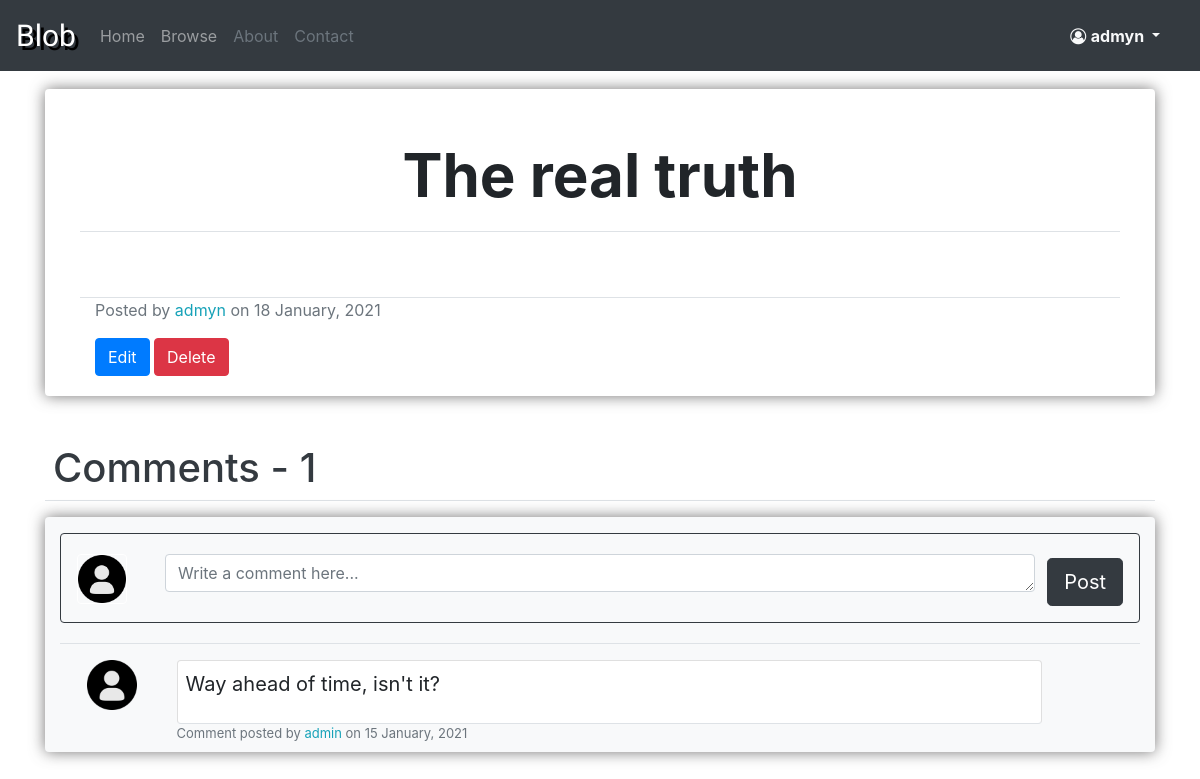
The page /post/10/ (signed in) on the database its author committed.
### blog/models.py (models this page shows, shortened)
class Post(models.Model):
    title = models.CharField(max_length = 100)
    content = tinymce_models.HTMLField()
    date = models.DateTimeField(default=timezone.now)
    author = models.ForeignKey(User, on_delete=models.CASCADE)

class Comment(models.Model):
    author = models.ForeignKey(User, on_delete=models.CASCADE)
    post = models.ForeignKey(Post, on_delete=models.CASCADE)
    content = models.TextField()
    date = models.DateTimeField(default=timezone.now)

### account/models.py (models this page shows, shortened)
class Profile(models.Model):
    user = models.OneToOneField(User, on_delete=models.CASCADE)
    picture = models.ImageField(default=DEFAULT_PICTURE, upload_to=PROFILE_PICTURES_LOCATION)
    info = models.TextField(default="No info was provided", blank=True, null=True)
    def get_picture(self):
        if os.path.exists(self.picture.path):
            return self.picture.url
        return DEFAULT_PICTURE_URL

### blog/views/post_views.py (the view)
# urls.py: path('post/<int:pk>/', views.post_view, name='blog-post-view'),
def post_view(request, pk):
    found_post = get_object_or_404(Post, pk=pk)
    comments = Comment.objects.filter(post=found_post).order_by("-date")
    if request.method == "POST":
        comment_form = CommentCreationForm(request.POST)
        if comment_form.is_valid():
            created_comment = comment_form.save(commit=False)
            created_comment.author = request.user
            created_comment.post = found_post
            created_comment.save()
            return redirect(request.path)
    else:
        comment_form = CommentCreationForm()
    context = {
        "post": found_post,
        "comments": comments,
        "form": comment_form,
        "comments_count": comments.count(),
        "title": found_post.title,
    }
    return render(request, "blog/posts/post_view.html", context)

### blog/forms.py
class CommentCreationForm(forms.ModelForm):
    class Meta:
        model = Comment
        fields = ["content"]
        widgets = {
            'content': forms.Textarea(attrs={'rows': 1, 'placeholder':'Write a comment here...','class':'form-control'}),
        }

### blog/templates/blog/posts/post_view.html (shortened to what this page needs)
{% extends "blog/basic.html" %}
{% load crispy_forms_tags %}
{% block dependencies %}
    {% load static %}
    <link rel="stylesheet" type="text/css" href="{% static 'blog/postStyle.css' %}">
{% endblock dependencies %}
{% block content_big %}
    <div class="post-detail rounded">
        <div class="row mb-5 border-bottom ">
            <div class="col-md">
                <h1 class="post-title">
                    {{ post.title }}
                </h1>
            </div>
        </div>
        <div class="row">
            <div class="col-md ">
            </div>
        </div>
        <div class="row border-bottom mt-3">
        </div>
        <div class="row">
            <div class="col-md">
                <div class="text-muted">
                    Posted by <a href="{% url 'account-profile-inspect' post.author.id %}" class="text-info"> {{ post.author.username }} </a> on
                    {{ post.date|date:"d F, Y" }}
                </div>
            </div>
        </div>
        <div class="row mt-3">
            <div class="col-md">
                {% if user == post.author %}
                    <a class="btn btn-primary" href="{% url 'blog-post-edit' post.id %}"> Edit </a>
                    <a class="btn btn-danger" href="{% url 'blog-post-delete' post.id %}"> Delete </a>
                {% endif %}
            </div>
        </div>
    </div>
    <div class="mt-5 border-bottom">
        <h1 class="text-dark ml-2 ">Comments - <span class="" > {{ comments_count }}</span> </h1>
    </div>
    <div class="post-comment-section mt-3 container bg-light rounded">
        <div class="row mt-2 ">
            <div class="col-md">
                {% if user.is_authenticated %}
                    <div class="col-md mt-3 mb-3 rounded border border-dark p-2">
                        <form method="post" class="mt-1 " >
                            <div class="form-row  p-2">
                                <div class="col-md-1">
                                    <img class="rounded border border-white" src="{{ user.profile.get_picture }}" width="50" height="50" alt="Picture">
                                </div>
                                <div class="col-md">
                                    <fieldset class="">
                                        {{ form.content }}
                                    </fieldset>
                                </div>
                                <div class="col-md-1">
                                    <fieldset class="">
                                        <button class="btn btn-dark btn-lg mt-1 pull-right" type="submit"> Post </button>
                                    </fieldset>
                                </div>
                            </div>
                        </form>
                    </div>
                {% else %}
                    <div class="col-md mt-3 mb-3 rounded border border-dark p-2 text-center">
                        <h4>
                            You have to be <a href="{% url 'login' %}?next={{ request.path }}" class="text-info">logged in</a>  to comment.
                        </h4>
                    </div>
                {% endif %}
            </div>
        </div>
        <div class="mt-1 border-top">
            {% for comment in comments %}
                <div class="row mt-2 p-2 ml-1 ">
                    <div class="col-md-1">
                        <img class="rounded" src="{{ comment.author.profile.get_picture }}" width="50" height="50" alt="Picture">
                    </div>
                    <div class="col-md">
                        <div class="card comment-content border-bottom p-2 bg-white rounded ">
                            <div style="word-break: break-word;">
                                <p class="text-break">
                                    {{ comment.content }}
                                </p>
                            </div>
                        </div>
                        <div class="text-muted comment-detail">
                            Comment posted by <a href="{% url 'account-profile-inspect' comment.author.id %}" class="text-info">{{ comment.author.username }}</a> on {{ comment.date|date:"d F, Y"}}
                        </div>
                    </div>
                    <div class="col-md-1">
                    </div>
                </div>
            {% endfor %}
        </div>
    </div>
{% endblock content_big %}

### blog/templates/blog/basic.html (shortened to what this page needs)
<!DOCTYPE html>
<html lang="en">
<head>
    <link rel="stylesheet" href="https://maxcdn.bootstrapcdn.com/bootstrap/4.0.0/css/bootstrap.min.css">
    <link rel="stylesheet" href="https://cdnjs.cloudflare.com/ajax/libs/font-awesome/4.7.0/css/font-awesome.min.css">
    {% load static %}
    <link rel="stylesheet" type="text/css" href="{% static 'blog/basicStyle.css' %}">
    {% block dependencies %}
    {% endblock dependencies %}
</head>
<body>
    <nav class="navbar navbar-expand-lg navbar-dark bg-dark">
        <a class="navbar-brand brand-name" href="{% url 'blog-home' %}">Blob</a>
        <div class="collapse navbar-collapse" id="navbarNav">
          <ul class="navbar-nav mr-auto">
            <li class="nav-item">
              <a class="nav-link" href="{% url 'blog-home' %}">Home</a>
            </li>
            <li class="nav-item">
              <a class="nav-link" href="{% url 'blog-browse' %}">Browse</a>
            </li>
            <li class="nav-item">
              <a class="nav-link text-muted" href="#">About</a>
            </li>
            <li class="nav-item">
              <a class="nav-link text-muted" href="#">Contact</a>
            </li>
          </ul>
          <ul class="navbar-nav mr-3 ">
            {% if user.is_authenticated %}
            <li class="nav-item dropdown ">
              <a class="nav-link dropdown-toggle text-light" href="#" id="navbarDropdown" role="button" data-toggle="dropdown" aria-haspopup="true" aria-expanded="false">
                <i class="fa fa-user-circle-o " aria-hidden="true"></i>
                <b> {{ user.username }} </b>
              </a>
            </li>
            {% endif %}
          </ul>
        </div>
      </nav>
    <div class="container mt-3">
        <div class="row">
            <div class="col md-8">
            </div>
        </div>
        <div class="row">
            <div class="col-md-2"></div>
            <div class="col-md-6">
            </div>
        </div>
        <div class="row">
          <div class="col-md">
              {% block content_big %}
              {% endblock content_big %}
          </div>
        </div>
    </div>
</body>
</html>

### blog/static/blog/basicStyle.css (style rules this page uses)
.brand-name { font-family: "Lobster"; font-size: 30px; color: white; text-shadow: 4px 4px #000; }

### blog/static/blog/postStyle.css (style rules this page uses)
.post-detail { box-shadow: 0px 0px 15px rgba(83, 82, 82, 0.795); padding-left: 50px; padding-right: 50px; padding-top: 50px; padding-bottom: 20px; }
.post-title { margin-bottom: 20px; font-size: 60px; font-weight: bold; text-align: center; }
.post-comment-section { box-shadow: 0px 0px 15px rgba(83, 82, 82, 0.795); }
.comment-content { font-size: 20px; }
.comment-detail { font-size: small; }

### rows shown on the page
Post: title "The real truth", author.username "admyn", date "18 January, 2021"
Comment: content "Way ahead of time, isn't it?", author.username "admin", date "15 January, 2021"

### other values the page prints
{{ user.username }} "admyn"
{{ comments_count }} "1"
